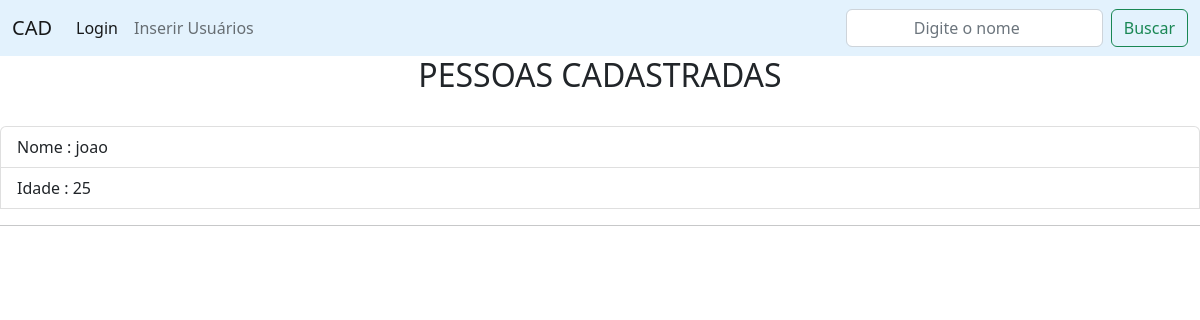
/pessoas, run on an earlier commit of the app's database.
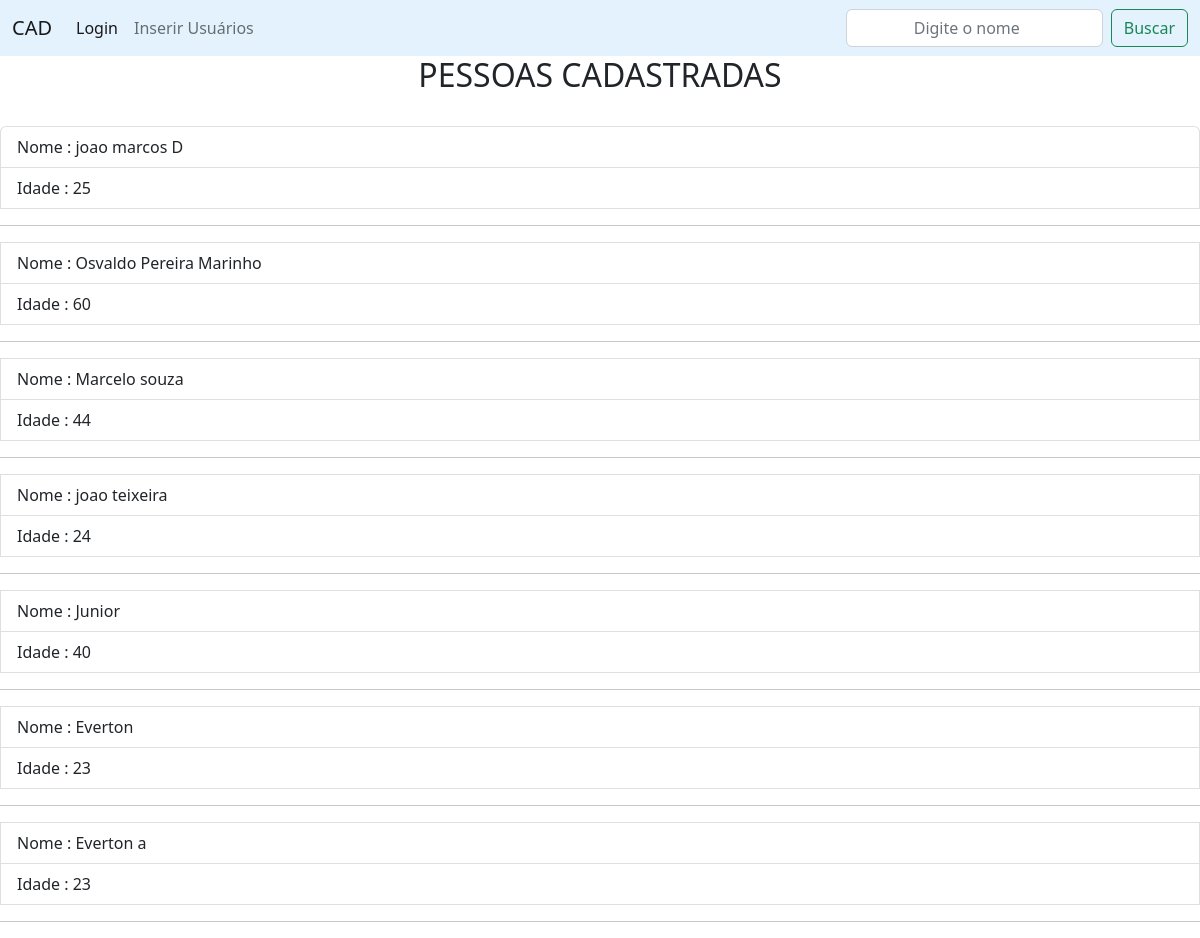
And on a later commit of the database.
### app.py (models this page shows, shortened)
class Pessoa(db.Model):
    __tablename__ = 'pessoas'
    id = db.Column(db.Integer, primary_key=True)
    name = db.Column(db.String(84), nullable=False, unique=True, index=True)
    idade = db.Column(db.String(255), nullable=False)
    nome_da_mae = db.Column(db.String(255), nullable=False)
    cpf = db.Column(db.String(255), nullable=False)

### app.py (the view)
@login_required
@app.route("/pessoas")
def pessoas_cadastradas():
    pessoas = Pessoa.query.all()
    return render_template("list_cadastros.html", pessoas=pessoas)

### templates/list_cadastros.html (shortened to what this page needs)
<!DOCTYPE html>
<html lang="pt-br">
<head>
    <link rel="stylesheet" href="https://cdn.jsdelivr.net/npm/bootstrap@5.2.3/dist/css/bootstrap.min.css">
    <link rel="stylesheet" href="{{url_for('static', filename='style.css')}}">
</head>
<body>
    <nav class="navbar navbar-expand-lg "style="background-color: #e3f2fd;">
        <div class="container-fluid">
          <a class="navbar-brand" href="">CAD</a>
          <div class="collapse navbar-collapse" id="navbarSupportedContent">
            <ul class="navbar-nav me-auto mb-2 mb-lg-0">
                <li class="nav-item">
                    <a class="nav-link active" aria-current="page" href="{{url_for('login')}}">Login</a>
                </li>
                <li class="nav-item">
                    <a class="nav-link" href="{{url_for('cadastro')}}">Inserir Usuários</a>
                </li>
            </ul>
            <form class="d-flex" role="search">
              <input class="form-control me-2" type="search" placeholder="Digite o nome" aria-label="Search">
              <button class="btn btn-outline-success" type="submit">Buscar</button>
            </form>
          </div>
        </div>
    </nav>
    <div>
        <h2>PESSOAS CADASTRADAS</h2><br>
        <ul class="list-group">
            {% for pessoa in pessoas %}
                <li class="list-group-item">Nome : {{pessoa.name}}</li>
                <li class="list-group-item">Idade : {{pessoa.idade}}</li>
                <hr>
            {% endfor %}
        </ul>
    </div>
</body>
</html>

### static/style.css (style rules this page uses)
* { margin:0px; }
h2 { text-align: center; }
::placeholder { text-align: center; }

What changed in the data, as far as the page shows it:
changed Pessoa: name "joao" → "joao marcos D"
added Pessoa: name "Osvaldo Pereira Marinho", idade "60"
added Pessoa: name "Marcelo souza", idade "44"
added Pessoa: name "joao teixeira", idade "24"
added Pessoa: name "Junior", idade "40"
added Pessoa: name "Everton", idade "23"
added Pessoa: name "Everton a", idade "23"
